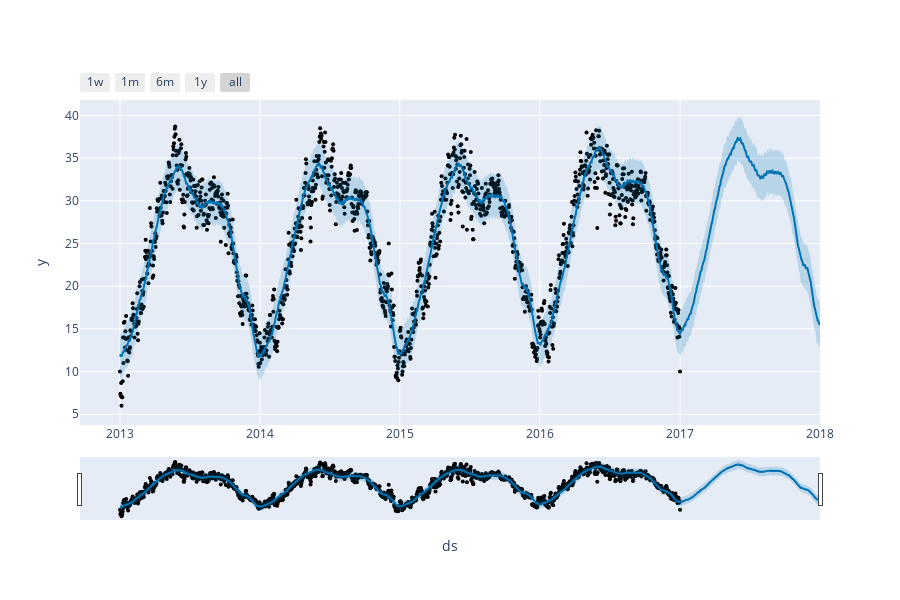

This figure's notebook cell:
### Code cell
from prophet import Prophet
from prophet.plot import plot_plotly, plot_components_plotly

# calling the model 
model = Prophet()
model.fit(df)
future = model.make_future_dataframe(periods=365)
forecast = model.predict(future)

plot_plotly(model, forecast)

### Figure 1 — Plotly figure (JSON) as saved in the notebook; plotly's stock layout.template omitted (floating-point values rounded to 4 significant figures; data arrays with more than 128 entries replaced by an {"elided": "..."} marker saying what was removed)
{"data": [{"marker": {"color": "black", "size": 4}, "mode": "markers", "name": "Actual", "type": "scatter", "x": {"elided": "1462 str values"}, "y": {"elided": "1462 float values"}}, {"hoverinfo": "skip", "line": {"width": 0}, "mode": "lines", "type": "scatter", "x": {"elided": "1827 str values"}, "y": {"elided": "1827 float values"}}, {"fill": "tonexty", "fillcolor": "rgba(0, 114, 178, 0.2)", "line": {"color": "#0072B2", "width": 2}, "mode": "lines", "name": "Predicted", "type": "scatter", "x": {"elided": "1827 str values"}, "y": {"elided": "1827 float values"}}, {"fill": "tonexty", "fillcolor": "rgba(0, 114, 178, 0.2)", "hoverinfo": "skip", "line": {"width": 0}, "mode": "lines", "type": "scatter", "x": {"elided": "1827 str values"}, "y": {"elided": "1827 float values"}}], "layout": {"height": 600, "showlegend": false, "width": 900, "xaxis": {"rangeselector": {"buttons": [{"count": 7, "label": "1w", "step": "day", "stepmode": "backward"}, {"count": 1, "label": "1m", "step": "month", "stepmode": "backward"}, {"count": 6, "label": "6m", "step": "month", "stepmode": "backward"}, {"count": 1, "label": "1y", "step": "year", "stepmode": "backward"}, {"step": "all"}]}, "rangeslider": {"visible": true}, "title": {"text": "ds"}, "type": "date"}, "yaxis": {"title": {"text": "y"}}}}
